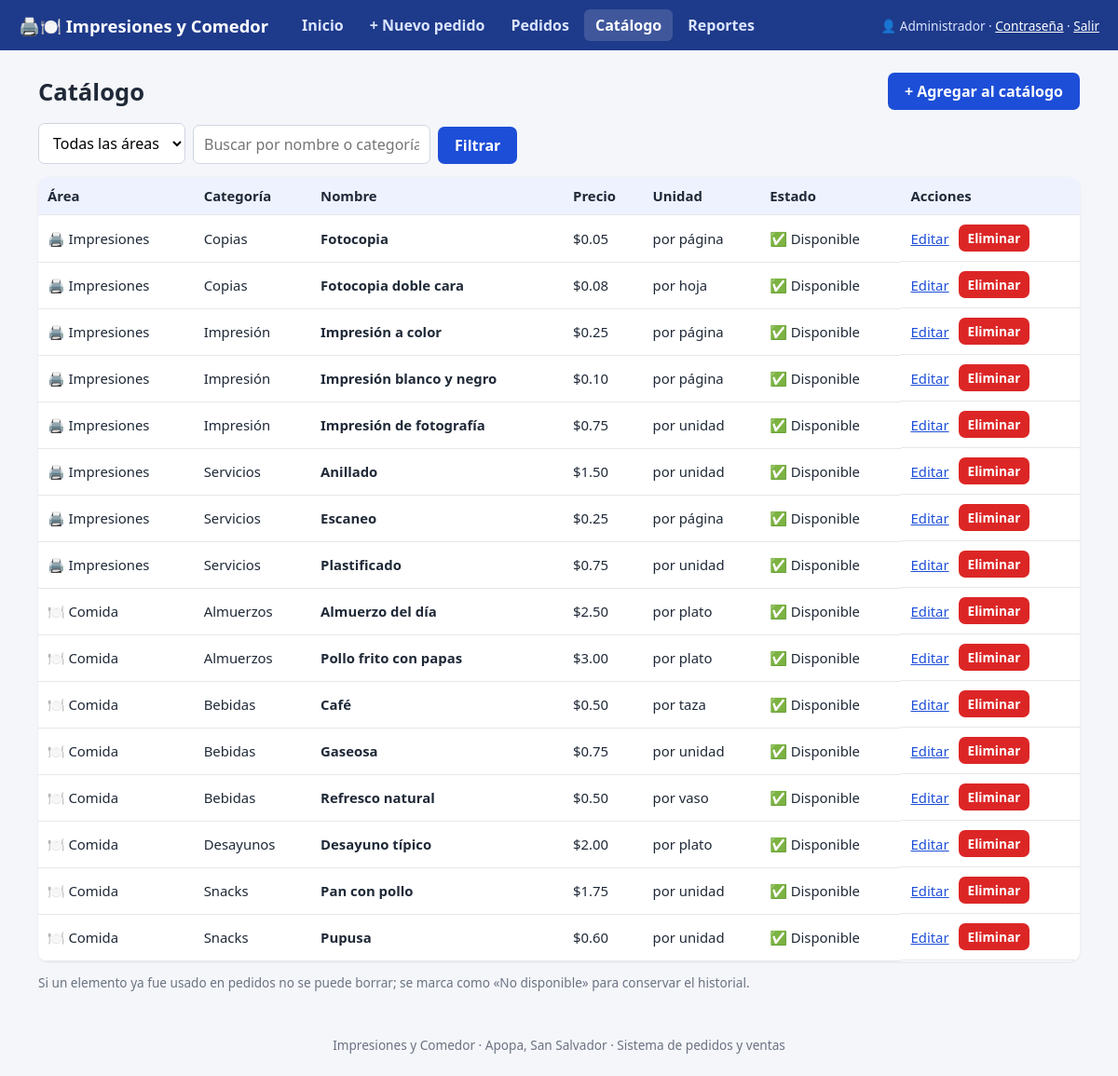
/catalogo.php (signed in), run on the app's committed database.
### tables this page shows
CREATE TABLE IF NOT EXISTS catalogo (
  id         INT AUTO_INCREMENT PRIMARY KEY,
  area       ENUM('Impresiones','Comida') NOT NULL,
  categoria  VARCHAR(50)   NOT NULL,
  nombre     VARCHAR(100)  NOT NULL,
  precio     DECIMAL(10,2) NOT NULL,
  unidad     VARCHAR(30)   NOT NULL DEFAULT 'unidad',
  activo     TINYINT(1)    NOT NULL DEFAULT 1
);

### config.php (called while the page is built, shortened)
<?php
function e($v): string { return htmlspecialchars((string)$v, ENT_QUOTES, 'UTF-8'); }
function dinero($n): string { return '$' . number_format((float)$n, 2); }

### catalogo.php (the view, shortened to what this page needs)
<?php
require 'config.php';
$q    = trim($_GET['q'] ?? '');
$sql = "SELECT * FROM catalogo WHERE 1=1";
$par = [];
$sql .= " ORDER BY area, categoria, nombre";
$stmt = $pdo->prepare($sql);
$stmt->execute($par);
$items = $stmt->fetchAll();
require 'header.php';
?>
<div class="fila-titulo">
  <h1>Catálogo</h1>
  <a class="btn" href="catalogo_form.php">+ Agregar al catálogo</a>
</div>
<form method="get" class="filtros">
  <select name="area">
    <option value="">Todas las áreas</option>
  </select>
  <input type="text" name="q" value="<?= e($q) ?>" placeholder="Buscar por nombre o categoría">
  <button type="submit">Filtrar</button>
</form>
<table>
  <thead><tr><th>Área</th><th>Categoría</th><th>Nombre</th><th>Precio</th><th>Unidad</th><th>Estado</th><th>Acciones</th></tr></thead>
  <tbody>
  <?php foreach ($items as $i): ?>
    <tr class="<?= $i['activo'] ? '' : 'inactivo' ?>">
      <td><?= $i['area'] === 'Impresiones' ? '🖨️' : '🍽️' ?> <?= e($i['area']) ?></td>
      <td><?= e($i['categoria']) ?></td>
      <td><strong><?= e($i['nombre']) ?></strong></td>
      <td><?= dinero($i['precio']) ?></td>
      <td>por <?= e($i['unidad']) ?></td>
      <td><?= $i['activo'] ? '✅ Disponible' : '⛔ No disponible' ?></td>
      <td class="acciones">
        <a href="catalogo_form.php?id=<?= $i['id'] ?>">Editar</a>
        <form method="post" action="catalogo_eliminar.php" onsubmit="return confirm('¿Eliminar «<?= e($i['nombre']) ?>»?');">
          <button type="submit" class="peligro">Eliminar</button>
        </form>
      </td>
    </tr>
  <?php endforeach; ?>
  </tbody>
</table>
<p class="nota">Si un elemento ya fue usado en pedidos no se puede borrar; se marca como «No disponible» para conservar el historial.</p>
<?php require 'footer.php'; ?>

### header.php (shortened to what this page needs)
<?php $pagina = basename($_SERVER['SCRIPT_NAME']); ?>
<!DOCTYPE html>
<html lang="es">
<head>
  <link rel="stylesheet" href="assets/style.css">
</head>
<body>
<header class="barra">
  <div class="marca">🖨️🍽️ <?= e(NEGOCIO) ?></div>
  <nav>
    <a href="index.php"         class="<?= $pagina === 'index.php' ? 'activo' : '' ?>">Inicio</a>
    <a href="pedido_nuevo.php"  class="<?= $pagina === 'pedido_nuevo.php' ? 'activo' : '' ?>">+ Nuevo pedido</a>
    <a href="pedidos.php"       class="<?= in_array($pagina, ['pedidos.php', 'pedido_ver.php']) ? 'activo' : '' ?>">Pedidos</a>
    <a href="catalogo.php"      class="<?= in_array($pagina, ['catalogo.php', 'catalogo_form.php']) ? 'activo' : '' ?>">Catálogo</a>
    <a href="reportes.php"      class="<?= $pagina === 'reportes.php' ? 'activo' : '' ?>">Reportes</a>
  </nav>
  <div class="usuario">
    👤 <?= e($_SESSION['nombre'] ?? '') ?> ·
    <a href="clave.php">Contraseña</a> ·
    <a href="logout.php">Salir</a>
  </div>
</header>
<main>

### footer.php (shortened to what this page needs)
</main>
<footer class="pie"><?= e(NEGOCIO) ?> · <?= e(LUGAR) ?> · Sistema de pedidos y ventas</footer>
</body>
</html>

### assets/style.css (style rules this page uses)
:root { --primario: #1d4ed8; --primario-osc: #1e3a8a; --imp: #2563eb; --com: #ea580c; --fondo: #f4f6fa; --texto: #1f2937; --suave: #6b7280; --borde: #e5e7eb; --blanco: #ffffff; }
* { box-sizing: border-box; }
body { margin: 0; font-family: system-ui, "Segoe UI", Arial, sans-serif; background: var(--fondo); color: var(--texto); }
a { color: var(--primario); }
h1 { margin: 0 0 16px; font-size: 1.6rem; }
.barra { background: var(--primario-osc); color: #fff; padding: 10px 20px; display: flex; flex-wrap: wrap; align-items: center; gap: 12px 24px; }
.marca { font-weight: 700; font-size: 1.15rem; }
.barra nav { display: flex; flex-wrap: wrap; gap: 4px; flex: 1; }
.barra nav a { color: #dbe4ff; text-decoration: none; padding: 6px 12px; border-radius: 6px; font-weight: 600; }
.barra nav a:hover, .barra nav a.activo { background: rgba(255,255,255,.15); color: #fff; }
.usuario { font-size: .85rem; color: #dbe4ff; }
.usuario a { color: #fff; }
main { max-width: 1150px; margin: 24px auto; padding: 0 16px; }
.pie { text-align: center; color: var(--suave); padding: 24px; font-size: .85rem; }
input, select, textarea { width: 100%; padding: 9px 11px; border: 1px solid #cfd5df; border-radius: 7px; font: inherit; margin-top: 4px; background: #fff; }
button, .btn { background: var(--primario); color: #fff; border: 0; padding: 9px 18px; border-radius: 7px; cursor: pointer; font: inherit; font-weight: 600; text-decoration: none; display: inline-block; }
button.peligro { background: #dc2626; padding: 5px 10px; font-size: .85rem; }
.fila-titulo { display: flex; flex-wrap: wrap; justify-content: space-between; align-items: center; gap: 10px; margin-bottom: 14px; }
.fila-titulo h1, .fila-titulo h2 { margin: 0; }
.filtros { display: flex; flex-wrap: wrap; gap: 8px; align-items: end; margin-bottom: 14px; }
.filtros input, .filtros select { width: auto; margin: 0; }
.filtros input[type=text] { min-width: 240px; }
table { width: 100%; border-collapse: collapse; background: #fff; border-radius: 10px; overflow: hidden; box-shadow: 0 1px 3px rgba(0,0,0,.07); }
th, td { padding: 10px; text-align: left; border-bottom: 1px solid var(--borde); font-size: .93rem; }
th { background: #eef2ff; font-weight: 700; }
.acciones { display: flex; gap: 10px; align-items: center; }
.acciones form { margin: 0; }
.nota { color: var(--suave); font-size: .85rem; }

### data on the page
catalogo: area "Impresiones", categoria "Copias", nombre "Fotocopia", precio "$0.05", unidad "página", activo "✅ Disponible"
catalogo: area "Impresiones", categoria "Copias", nombre "Fotocopia doble cara", precio "$0.08", unidad "hoja", activo "✅ Disponible"
catalogo: area "Impresiones", categoria "Impresión", nombre "Impresión a color", precio "$0.25", unidad "página", activo "✅ Disponible"
catalogo: area "Impresiones", categoria "Impresión", nombre "Impresión blanco y negro", precio "$0.10", unidad "página", activo "✅ Disponible"
catalogo: area "Impresiones", categoria "Impresión", nombre "Impresión de fotografía", precio "$0.75", unidad "unidad", activo "✅ Disponible"
catalogo: area "Impresiones", categoria "Servicios", nombre "Anillado", precio "$1.50", unidad "unidad", activo "✅ Disponible"
catalogo: area "Impresiones", categoria "Servicios", nombre "Escaneo", precio "$0.25", unidad "página", activo "✅ Disponible"
catalogo: area "Impresiones", categoria "Servicios", nombre "Plastificado", precio "$0.75", unidad "unidad", activo "✅ Disponible"
catalogo: area "Comida", categoria "Almuerzos", nombre "Almuerzo del día", precio "$2.50", unidad "plato", activo "✅ Disponible"
catalogo: area "Comida", categoria "Almuerzos", nombre "Pollo frito con papas", precio "$3.00", unidad "plato", activo "✅ Disponible"
catalogo: area "Comida", categoria "Bebidas", nombre "Café", precio "$0.50", unidad "taza", activo "✅ Disponible"
catalogo: area "Comida", categoria "Bebidas", nombre "Gaseosa", precio "$0.75", unidad "unidad", activo "✅ Disponible"
catalogo: area "Comida", categoria "Bebidas", nombre "Refresco natural", precio "$0.50", unidad "vaso", activo "✅ Disponible"
catalogo: area "Comida", categoria "Desayunos", nombre "Desayuno típico", precio "$2.00", unidad "plato", activo "✅ Disponible"
catalogo: area "Comida", categoria "Snacks", nombre "Pan con pollo", precio "$1.75", unidad "unidad", activo "✅ Disponible"
catalogo: area "Comida", categoria "Snacks", nombre "Pupusa", precio "$0.60", unidad "unidad", activo "✅ Disponible"

### other printed values
NEGOCIO "Impresiones y Comedor"
$_SESSION['nombre'] "Administrador"
LUGAR "Apopa, San Salvador"
